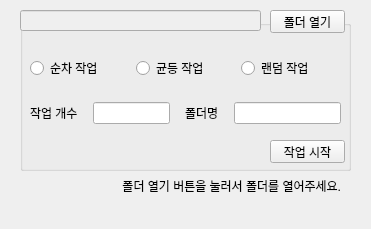
<?xml version="1.0" encoding="UTF-8"?>
<ui version="4.0">
 <class>MainWindow</class>
 <widget class="QMainWindow" name="MainWindow">
  <property name="geometry">
   <rect>
    <x>0</x>
    <y>0</y>
    <width>371</width>
    <height>229</height>
   </rect>
  </property>
  <property name="windowTitle">
   <string>Directory Packager</string>
  </property>
  <property name="styleSheet">
   <string notr="true"/>
  </property>
  <widget class="QWidget" name="centralwidget">
   <widget class="QPushButton" name="btn_folder_open">
    <property name="geometry">
     <rect>
      <x>270</x>
      <y>10</y>
      <width>75</width>
      <height>23</height>
     </rect>
    </property>
    <property name="text">
     <string>폴더 열기</string>
    </property>
   </widget>
   <widget class="QLineEdit" name="txt_path">
    <property name="enabled">
     <bool>false</bool>
    </property>
    <property name="geometry">
     <rect>
      <x>20</x>
      <y>10</y>
      <width>241</width>
      <height>21</height>
     </rect>
    </property>
   </widget>
   <widget class="QGroupBox" name="group_work">
    <property name="geometry">
     <rect>
      <x>20</x>
      <y>20</y>
      <width>331</width>
      <height>151</height>
     </rect>
    </property>
    <property name="title">
     <string/>
    </property>
    <widget class="QWidget" name="verticalLayoutWidget">
     <property name="geometry">
      <rect>
       <x>10</x>
       <y>20</y>
       <width>311</width>
       <height>101</height>
      </rect>
     </property>
     <layout class="QVBoxLayout" name="verticalLayout">
      <item>
       <layout class="QHBoxLayout" name="horizontalLayout">
        <item>
         <widget class="QRadioButton" name="radio_seq">
          <property name="text">
           <string>순차 작업</string>
          </property>
         </widget>
        </item>
        <item>
         <widget class="QRadioButton" name="radio_bal">
          <property name="text">
           <string>균등 작업</string>
          </property>
         </widget>
        </item>
        <item>
         <widget class="QRadioButton" name="radio_rnd">
          <property name="text">
           <string>랜덤 작업</string>
          </property>
         </widget>
        </item>
       </layout>
      </item>
      <item>
       <layout class="QHBoxLayout" name="horizontalLayout_2" stretch="1,5,0,7">
        <property name="spacing">
         <number>15</number>
        </property>
        <item>
         <widget class="QLabel" name="label_2">
          <property name="text">
           <string>작업 개수</string>
          </property>
         </widget>
        </item>
        <item>
         <widget class="QLineEdit" name="txt_count"/>
        </item>
        <item>
         <widget class="QLabel" name="label_3">
          <property name="text">
           <string>폴더명</string>
          </property>
         </widget>
        </item>
        <item>
         <widget class="QLineEdit" name="txt_folder"/>
        </item>
       </layout>
      </item>
     </layout>
    </widget>
    <widget class="QPushButton" name="btn_start">
     <property name="geometry">
      <rect>
       <x>250</x>
       <y>120</y>
       <width>75</width>
       <height>23</height>
      </rect>
     </property>
     <property name="text">
      <string>작업 시작</string>
     </property>
    </widget>
   </widget>
   <widget class="QWidget" name="horizontalLayoutWidget">
    <property name="geometry">
     <rect>
      <x>20</x>
      <y>170</y>
      <width>321</width>
      <height>31</height>
     </rect>
    </property>
    <layout class="QHBoxLayout" name="horizontalLayout_3">
     <item>
      <widget class="QLabel" name="txt_status">
       <property name="text">
        <string>폴더 열기 버튼을 눌러서 폴더를 열어주세요.</string>
       </property>
       <property name="alignment">
        <set>Qt::AlignRight|Qt::AlignTrailing|Qt::AlignVCenter</set>
       </property>
      </widget>
     </item>
    </layout>
   </widget>
   <zorder>group_work</zorder>
   <zorder>txt_path</zorder>
   <zorder>btn_folder_open</zorder>
   <zorder>horizontalLayoutWidget</zorder>
  </widget>
 </widget>
 <resources/>
 <connections>
  <connection>
   <sender>btn_folder_open</sender>
   <signal>clicked()</signal>
   <receiver>MainWindow</receiver>
   <slot>folder_open()</slot>
   <hints>
    <hint type="sourcelabel">
     <x>333</x>
     <y>23</y>
    </hint>
    <hint type="destinationlabel">
     <x>360</x>
     <y>26</y>
    </hint>
   </hints>
  </connection>
  <connection>
   <sender>btn_start</sender>
   <signal>clicked()</signal>
   <receiver>MainWindow</receiver>
   <slot>pack_start()</slot>
   <hints>
    <hint type="sourcelabel">
     <x>324</x>
     <y>153</y>
    </hint>
    <hint type="destinationlabel">
     <x>364</x>
     <y>154</y>
    </hint>
   </hints>
  </connection>
 </connections>
 <slots>
  <slot>folder_open()</slot>
  <slot>pack_start()</slot>
 </slots>
</ui>
